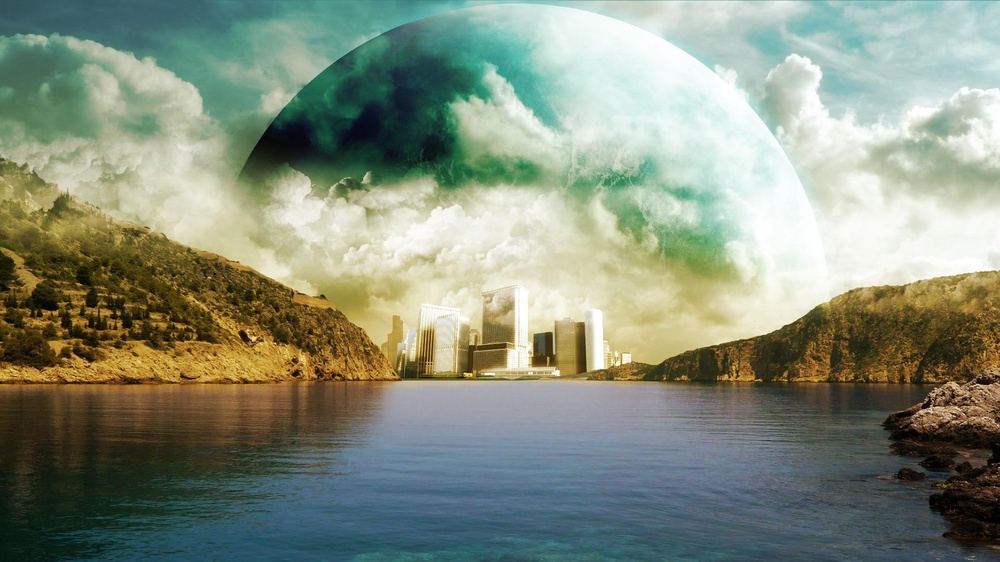
#> input picture 24 - contraste - 15.jpg, 1000 x 562 px, shrunk from 1920 x 1080 before the run; its folder holds only this picture in this run
$ python contraste.py
#> lines starting #> are read from the running program, lines starting #| are printed output that depends on the picture
#> the answer given: 24 - contraste - 15.jpg
#> the answer given: 3
from PIL import Image, ImageEnhance
import random

def contraste(imagen,n):
#> called with imagen = '24 - contraste - 15.jpg', n = 3
	image = Image.open(imagen)
#> image is the input picture: PIL image 1000x562 RGB; mean R, G, B 133.2, 142.3, 124.6
	contrast = ImageEnhance.Contrast(image)
	contrast.enhance(n).show()
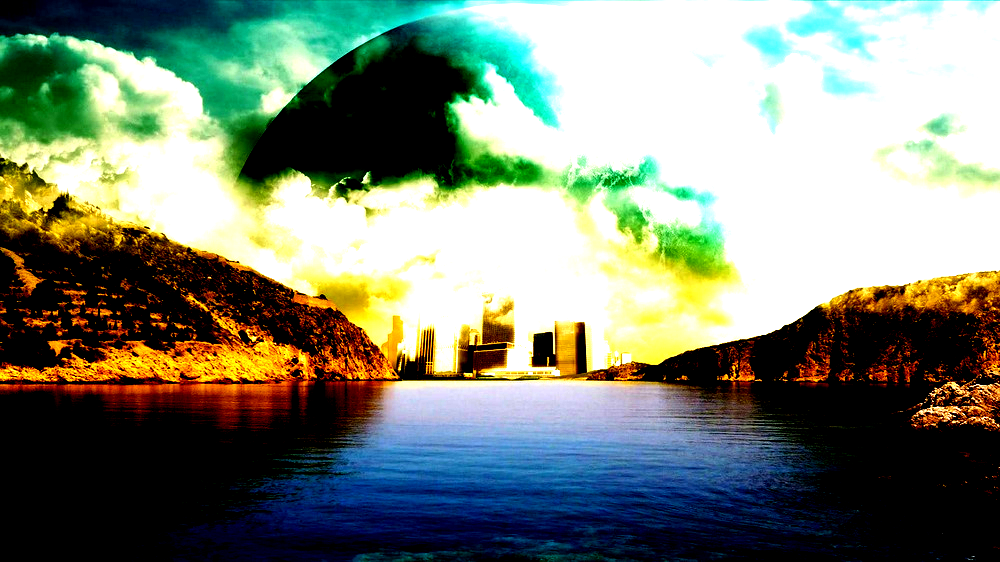
#> shown: PIL image 1000x562 RGB; mean R, G, B 124.1, 133.7, 117.6
	image.save("{} - contraste - {}.jpg".format(random.randrange(100),n))

file = input("Ingrese la direccion de la imagen : ")
contrast = int(input("Ingrese la cantidad de brillo que desea : "))
contraste(file, contrast)
